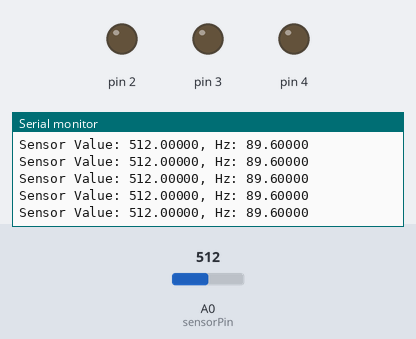
A sketch run on a simulated Arduino Uno, built with avr-gcc and run on an emulated ATmega328P. On the bench: output pins drawn as LEDs (lit = HIGH), the last lines printed to the serial monitor. The inputs (shaded band) are chosen by the test bench; at power-on: A0 (sensorPin) = 512.

Above: at 1.2 s.
1.3 s: A0 (sensorPin) set to 557
At 1.33 s:
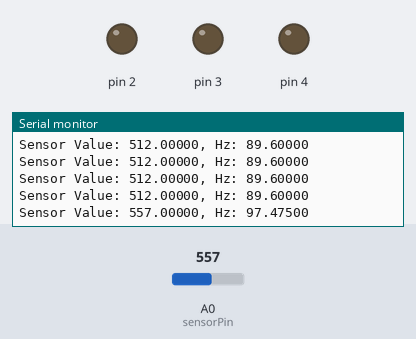
4.3 s: A0 (sensorPin) set to 580
At 4.38 s:
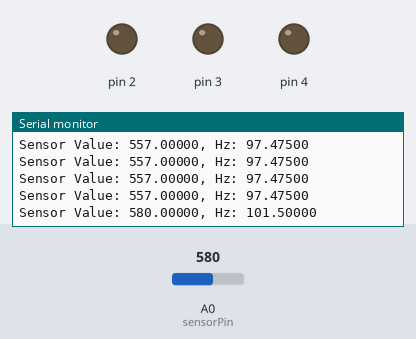
Timing chart, 0 to 7.3 s (numbered marks = the images above; inputs shaded):
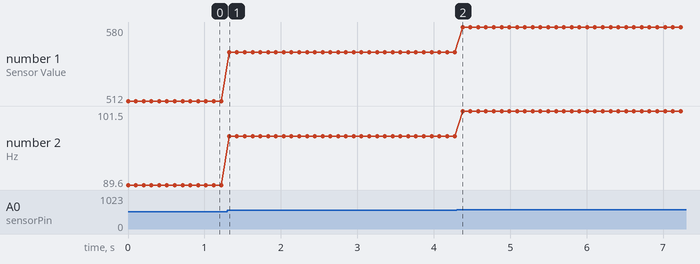

The sketch:

Vibration_Sensor.ino
```cpp
const int sensorPin = A0;
const float baselineVibe = 0;


void setup() {
Serial.begin(9600);

for (int pinNumber = 2; pinNumber < 5; pinNumber++){
  pinMode(pinNumber, OUTPUT);
  digitalWrite(pinNumber, LOW);
  }

}

void loop() {
  double sensorVal = analogRead(sensorPin);

  Serial.print("Sensor Value: ");
  Serial.print(sensorVal, 5);

  double Hz = (sensorVal*0.175);

  Serial.print(", Hz: ");
  Serial.println(Hz, 5);
  delay(100);
}
```

Measured:
- after the input at 1.3 s, the serial monitor: prints a new line at once (image 1)
- after the input at 4.3 s, the serial monitor: prints a new line after 0.08 s (image 2)
- plotted number 1: 512 → 557 after the input at 1.3 s, 557 → 580 after the input at 4.3 s
- plotted number 2: 89.6 → 97.47 after the input at 1.3 s, 97.47 → 101.5 after the input at 4.3 s
